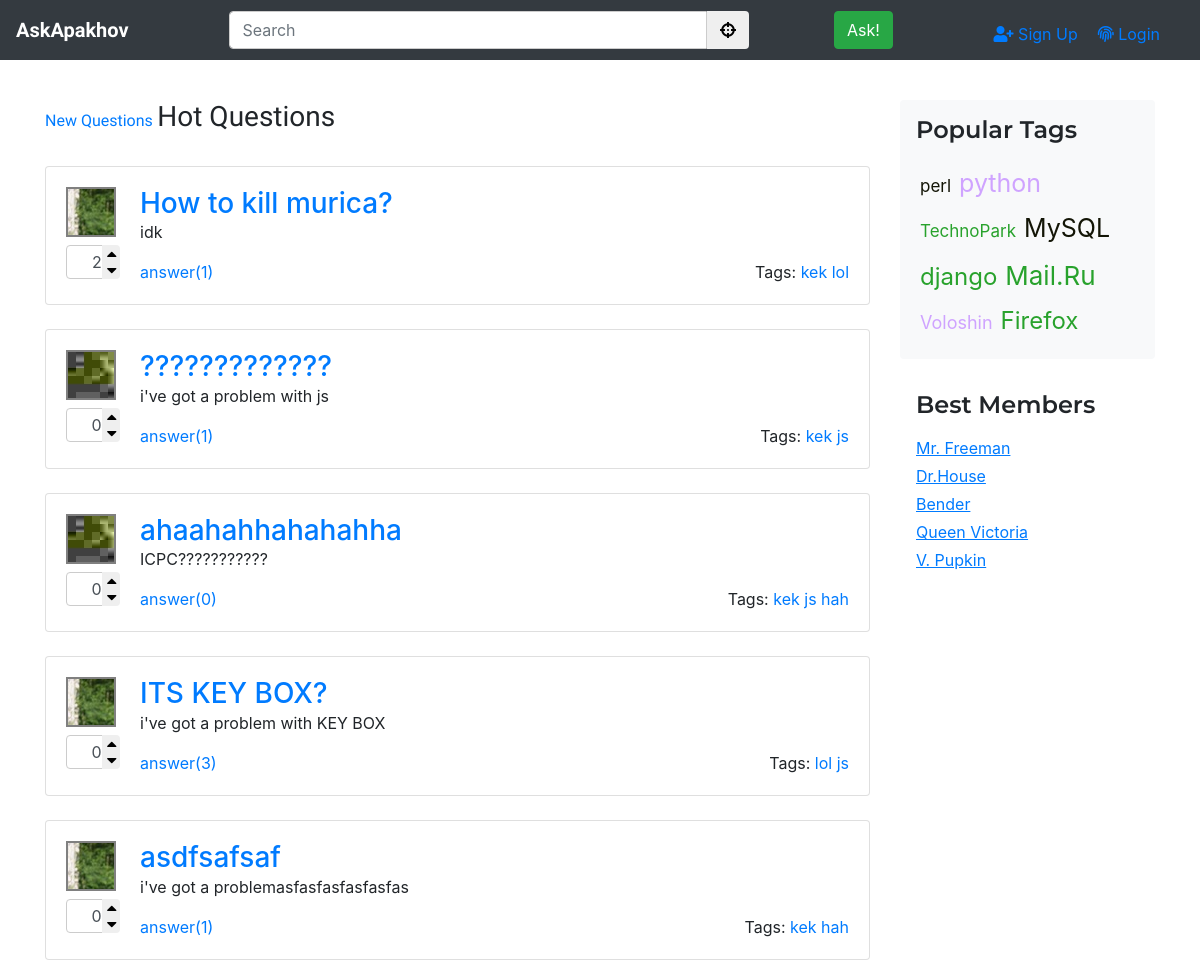
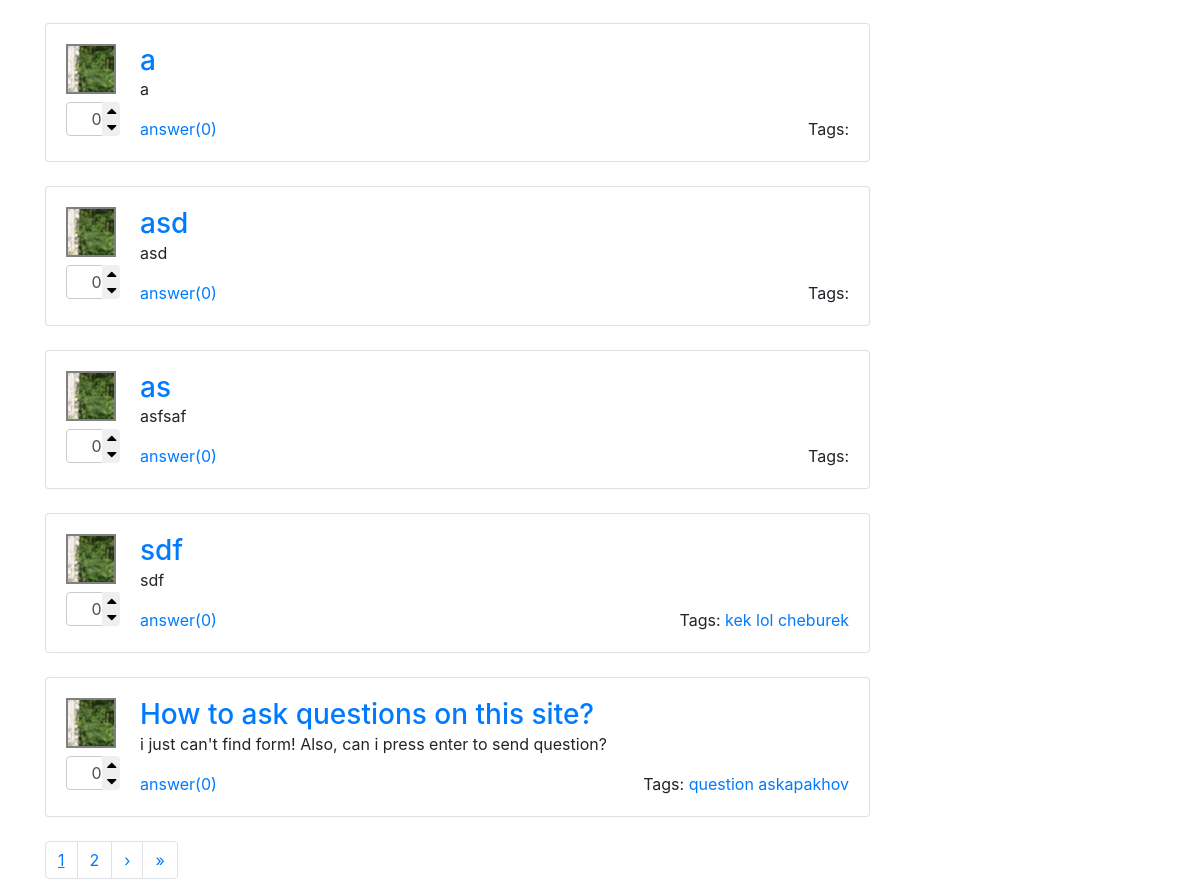
Page /hot/9/ on the committed database (2 pictures, top to bottom).
### ask/models.py (models this page shows, shortened)
class Question(models.Model):
    objects = QuestionManager()
    autor = models.ForeignKey(Profile, on_delete=models.CASCADE)
    title = models.CharField(max_length=120, verbose_name=u"заголовок ярлыка")
    tags = models.ManyToManyField(Tag, blank=True)
    text = models.CharField(max_length=10000, verbose_name=u"full text", default="i've got a problem")
    create_time = models.TimeField(auto_now_add=True)
    like_am = models.IntegerField(default=0,verbose_name=u"количество Лукашенко")
    is_active = models.BooleanField(default=True, verbose_name=u"можно ли достать")

class Profile(AbstractUser):
    upload = models.ImageField(upload_to='%Y/%m/%d/', default='index.png')

class Tag(models.Model):
    title = models.CharField(max_length=120, verbose_name=u"заголовок ярлыка")
    def __str__(self):
        return self.title

### ask/views.py (the view)
# urls.py: path('hot/', views.hot, name='hot'),
def hot(request, page_num=-1):
    if page_num == -1:
        page_num = 1
        indexed = False
    else:
        indexed = True
    questions = Question.objects.order_by_hot()
    paginator, page = pag(questions, 10, 10,request, page_num)
    return render(request, 'ask/hot.html', {'questions' : page, 'paginator': paginator, 'indexed':indexed})

### ask/models.py (called while the page is built)
    def order_by_hot(self):
        return super().order_by('-like_am')

### ask/views.py (called while the page is built)
def pag(items, items_on_page, page_am, request, num):
    paginator = Paginator(items, items_on_page)
    try:
        page_num = paginator.validate_number(num)
    except (ValueError, TypeError, EmptyPage):
        page_num = 1
    if page_num > page_am / 2 :
        beg_idx = page_num - page_am / 2
    else:
        beg_idx = 1
    if page_num + page_am / 2 < paginator.num_pages:
        end_idx = page_num + page_am / 2
        if end_idx < page_am:
            end_idx = page_am + 1
    else:
        end_idx = paginator.num_pages + 1
    paginator.indexes = range(int(beg_idx), int(end_idx))
    page = paginator.get_page(page_num)
    return paginator, page

### ask/templates/ask/hot.html (shortened to what this page needs)
{% extends "ask/base.html" %}
{% load static %}
{% block links %}
<link rel="stylesheet" href="{% static 'ask/index.css' %}" type="text/css">{% endblock %}
{% block main-content %}
<a href="/" class="main-header">New Questions</a>
<h3 class="pb-3 mb-3 mr-2 main-header">
    Hot Questions
</h3>
{% for question in questions %}
{% include "ask/question_tpl.html" with question=question%}
{% endfor %}
{% include "ask/paginator.html" with page=questions indexed=indexed %}
{% endblock %}

### ask/templates/ask/question_tpl.html
{% load static %}
<div class="card flex-md-row mb-4 box-shadow h-md-250">
    <div class="card-body">
        <div style="float: left;">
            <div class="avatar-thumbnail mr-4 mb-2">
                <img src="{{question.autor.upload.url}}">
            </div>
            <div class="input-group spinner" style="width: 37px">
                <input type="text" class="form-control p-0" value="{{question.like_am}}" style="height: 34px">
                <div class="input-group-btn-vertical">
                    <button class="btn btn-default" type="button"><i class="fa fa-caret-up"></i></button>
                    <button class="btn btn-default" type="button"><i class="fa fa-caret-down"></i></button>
                </div>
            </div>
        </div>
        <h3 class="card-title mb-0"><a href="/question/{{question.id}}/">{{question.title}}</a></h5>
            <p class="card-text">{{question.text}}</p>
            <div>
                <a href="#" class="card-link">answer({{question.answer_set.count}})</a>
                <div style="float: right">
                    <span>Tags: </span>
                    {% for tag in question.tags.all %}
                    <a href="/tag/{{tag}}">{{tag}}</a>
                    {% endfor %}
                </div>
            </div>
    </div>
</div>

### ask/static/ask/index.css (style rules this page uses)
.main-header { display: inline-block; font-family: K2D; }
.spinner { width: 20px; }
.spinner input { text-align: right; }
.input-group-btn-vertical { position: relative; white-space: nowrap; width: 1%; vertical-align: middle; display: table-cell; }
.input-group-btn-vertical > .btn { display: block; float: none; width: 100%; max-width: 100%; padding: 8px; margin-left: -1px; position: relative; border-radius: 0; }
.input-group-btn-vertical > .btn:first-child { border-top-right-radius: 4px; }
.input-group-btn-vertical > .btn:last-child { margin-top: -2px; border-bottom-right-radius: 4px; }
.input-group-btn-vertical i { position: absolute; top: 0; left: 4px; }

### ask/static/ask/base.css (style rules this page uses)
input[type="text"], textarea { outline: none; box-shadow:none !important; border:1px solid #ccc; }
.avatar-thumbnail { width:50px; height:50px; border: 2px solid gray; overflow: hidden; position: relative; }
.avatar-thumbnail img { position: absolute; }

### rows in the picture
Question: autor.upload (picture), like_am "2", title "How to kill murica?", text "idk", answer_set.count "1"
Tag: title "kek"
Tag: title "lol"
Question: autor.upload (picture), like_am "0", title "?????????????", text "i've got a problem with js", answer_set.count "1"
Tag: title "js"
Question: autor.upload (picture), like_am "0", title "ahaahahhahahahha", text "ICPC???????????", answer_set.count "0"
Tag: title "hah"
Question: autor.upload (placeholder picture), like_am "0", title "ITS KEY BOX?", text "i've got a problem with KEY BOX", answer_set.count "3"
Question: autor.upload (picture), like_am "0", title "asdfsafsaf", text "i've got a problemasfasfasfasfasfas", answer_set.count "1"
Question: autor.upload (picture), like_am "0", title "a", text "a", answer_set.count "0"
Question: autor.upload (picture), like_am "0", title "asd", text "asd", answer_set.count "0"
Question: autor.upload (picture), like_am "0", title "as", text "asfsaf", answer_set.count "0"
Question: autor.upload (picture), like_am "0", title "sdf", text "sdf", answer_set.count "0"
Tag: title "cheburek"
Question: autor.upload (picture), like_am "0", title "How to ask questions on this site?", text "i just can't find form! Also, can i press enter to send question?", answer_set.count "0"
Tag: title "question"
Tag: title "askapakhov"

### other values in the picture
{{ idx }} "1"
{{ idx }} "2"
